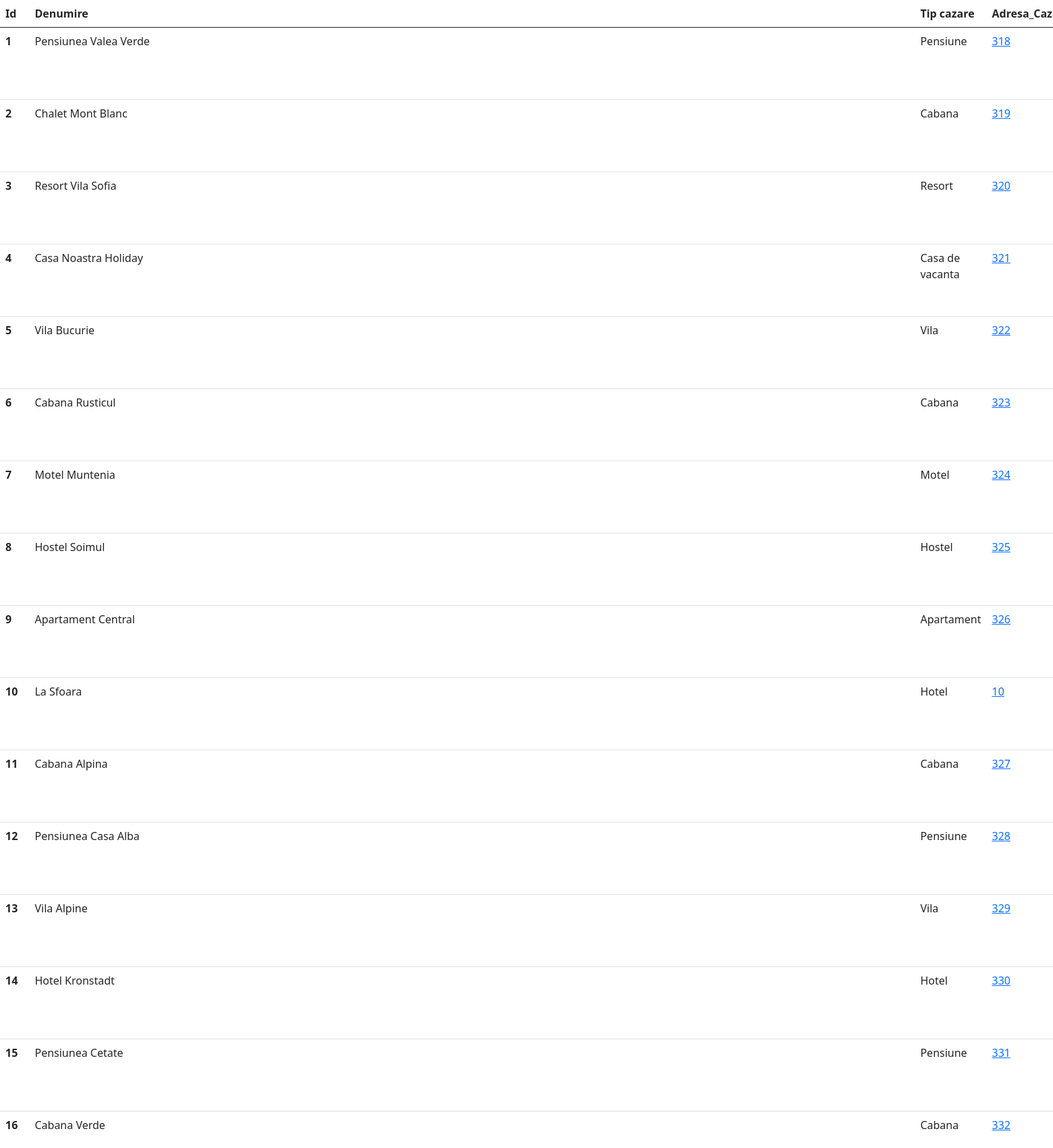
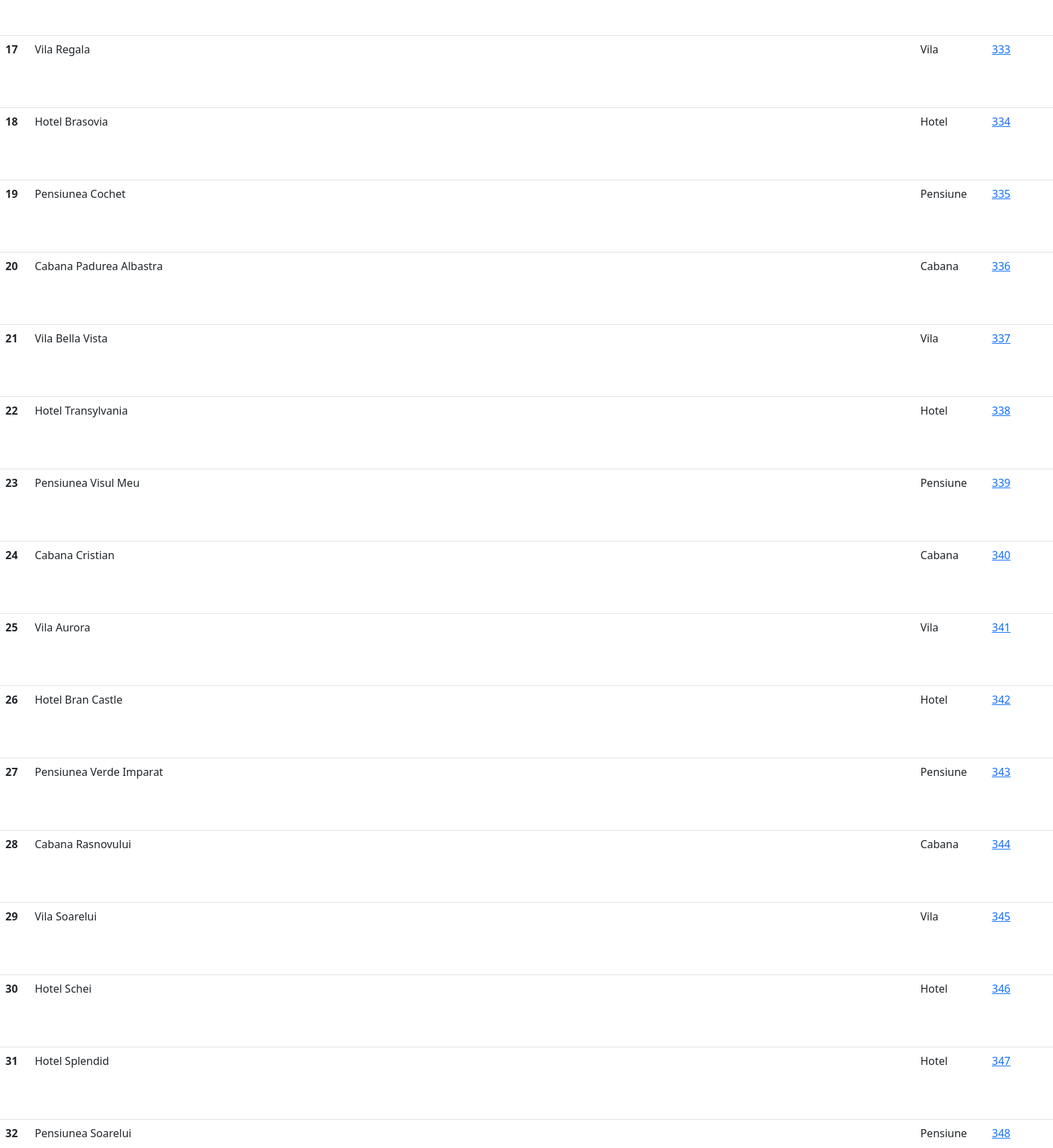
Page /cazari.php (upper part) on the committed database (2 pictures, top to bottom).
### tables this page shows
CREATE TABLE IF NOT EXISTS `cazari` (
  `id_cazare` int NOT NULL AUTO_INCREMENT,
  `denumire_cazare` varchar(100) NOT NULL,
  `tip_cazare` varchar(50) NOT NULL,
  `adresa_cazare` int NOT NULL,
  `id_contact` int NOT NULL,
  PRIMARY KEY (`id_cazare`),
  KEY `adresa_caza` (`adresa_cazare`),
  KEY `id_cont` (`id_contact`)
);

### cazari.php (the view, shortened to what this page needs)
<!DOCTYPE html>
<html lang="en">
<head>
    <link href="https://cdn.jsdelivr.net/npm/bootstrap@5.0.2/dist/css/bootstrap.min.css" rel="stylesheet">
</head>
<body>
            <table class="table"  style="width:50cm;">
                <thead>
                <tr class="table">
                    <th scope="col">Id</th>
                    <th scope="col">Denumire</th>
                    <th scope="col">Tip cazare</th>
                    <th scope="col">Adresa_Cazare</th>
                    </tr>
                </thead>
                <tbody>
                    <?php
                    $select="  SELECT * FROM cazari;";
                    $rezultat=mysqli_query($conn, $select);
                    if($rezultat)
                    {
                       while( $row = mysqli_fetch_assoc($rezultat)){
                        $id_cazare=$row['id_cazare'];
                        $denumire=$row['denumire_cazare'];
                        $tip_cazare=$row['tip_cazare'];
                       $adresa_id=$row['adresa_cazare'];
                       $id_contact=$row['id_contact'];
                        echo' <tr class="table" style="width:40cm;">
                        <th scope="row">'.$id_cazare.'</th>
                        <td class="table">'.$denumire.'</td>
                        <td class="table">'.$tip_cazare.'</td>
                        <td class="table"><a href="adresa_specifica.php?adresa_id='.$adresa_id.'">'.$adresa_id.'</a></td>
                        <td class="table"><a href="contact_specific.php?contact_id='.$id_contact.'">'.$id_contact.'</td>
                        <td class="table">
                        <button ><a href="restaurante_update.php?modificaid='.$id_cazare.'" >Cazare</a>
                        </button>
                        <button ><a href="contacte_update.php?modificaid='.$id_contact.'" >Contact</a>
                        </button>
                        <br>
                        <button ><a href="adrese_update.php?modificaid='.$adresa_id.'">Adresa</a>
                        </button>
                        </td>
                        <td class="table">
                        <button ><a href="includes/sterge_cazare.php?stergeid='.$id_cazare.'" >Cazare</a></button>
                        <br>
                        <button ><a href="includes/sterge_contacte.php?stergeid='.$id_contact.'" >Contact</a>
                        </button>
                        <button ><a href="includes/sterge_adresa.php?stergeid='.$adresa_id.'" >Adresa</a></button>
                        </td>
                        </tr>';
                       }
                    }
                    ?>
                </tbody>
            </table>
</body>
</html>

### rows in the picture
cazari: id_cazare "1", denumire_cazare "Pensiunea Valea Verde", tip_cazare "Pensiune", adresa_cazare "318"
cazari: id_cazare "2", denumire_cazare "Chalet Mont Blanc", tip_cazare "Cabana", adresa_cazare "319"
cazari: id_cazare "3", denumire_cazare "Resort Vila Sofia", tip_cazare "Resort", adresa_cazare "320"
cazari: id_cazare "4", denumire_cazare "Casa Noastra Holiday", tip_cazare "Casa de vacanta", adresa_cazare "321"
cazari: id_cazare "5", denumire_cazare "Vila Bucurie", tip_cazare "Vila", adresa_cazare "322"
cazari: id_cazare "6", denumire_cazare "Cabana Rusticul", tip_cazare "Cabana", adresa_cazare "323"
cazari: id_cazare "7", denumire_cazare "Motel Muntenia", tip_cazare "Motel", adresa_cazare "324"
cazari: id_cazare "8", denumire_cazare "Hostel Soimul", tip_cazare "Hostel", adresa_cazare "325"
cazari: id_cazare "9", denumire_cazare "Apartament Central", tip_cazare "Apartament", adresa_cazare "326"
cazari: id_cazare "10", denumire_cazare "La Sfoara", tip_cazare "Hotel", adresa_cazare "10"
cazari: id_cazare "11", denumire_cazare "Cabana Alpina", tip_cazare "Cabana", adresa_cazare "327"
cazari: id_cazare "12", denumire_cazare "Pensiunea Casa Alba", tip_cazare "Pensiune", adresa_cazare "328"
cazari: id_cazare "13", denumire_cazare "Vila Alpine", tip_cazare "Vila", adresa_cazare "329"
cazari: id_cazare "14", denumire_cazare "Hotel Kronstadt", tip_cazare "Hotel", adresa_cazare "330"
cazari: id_cazare "15", denumire_cazare "Pensiunea Cetate", tip_cazare "Pensiune", adresa_cazare "331"
cazari: id_cazare "16", denumire_cazare "Cabana Verde", tip_cazare "Cabana", adresa_cazare "332"
cazari: id_cazare "17", denumire_cazare "Vila Regala", tip_cazare "Vila", adresa_cazare "333"
cazari: id_cazare "18", denumire_cazare "Hotel Brasovia", tip_cazare "Hotel", adresa_cazare "334"
cazari: id_cazare "19", denumire_cazare "Pensiunea Cochet", tip_cazare "Pensiune", adresa_cazare "335"
cazari: id_cazare "20", denumire_cazare "Cabana Padurea Albastra", tip_cazare "Cabana", adresa_cazare "336"
cazari: id_cazare "21", denumire_cazare "Vila Bella Vista", tip_cazare "Vila", adresa_cazare "337"
cazari: id_cazare "22", denumire_cazare "Hotel Transylvania", tip_cazare "Hotel", adresa_cazare "338"
cazari: id_cazare "23", denumire_cazare "Pensiunea Visul Meu", tip_cazare "Pensiune", adresa_cazare "339"
cazari: id_cazare "24", denumire_cazare "Cabana Cristian", tip_cazare "Cabana", adresa_cazare "340"
cazari: id_cazare "25", denumire_cazare "Vila Aurora", tip_cazare "Vila", adresa_cazare "341"
cazari: id_cazare "26", denumire_cazare "Hotel Bran Castle", tip_cazare "Hotel", adresa_cazare "342"
cazari: id_cazare "27", denumire_cazare "Pensiunea Verde Imparat", tip_cazare "Pensiune", adresa_cazare "343"
cazari: id_cazare "28", denumire_cazare "Cabana Rasnovului", tip_cazare "Cabana", adresa_cazare "344"
cazari: id_cazare "29", denumire_cazare "Vila Soarelui", tip_cazare "Vila", adresa_cazare "345"
cazari: id_cazare "30", denumire_cazare "Hotel Schei", tip_cazare "Hotel", adresa_cazare "346"
cazari: id_cazare "31", denumire_cazare "Hotel Splendid", tip_cazare "Hotel", adresa_cazare "347"
cazari: id_cazare "32", denumire_cazare "Pensiunea Soarelui", tip_cazare "Pensiune", adresa_cazare "348"
